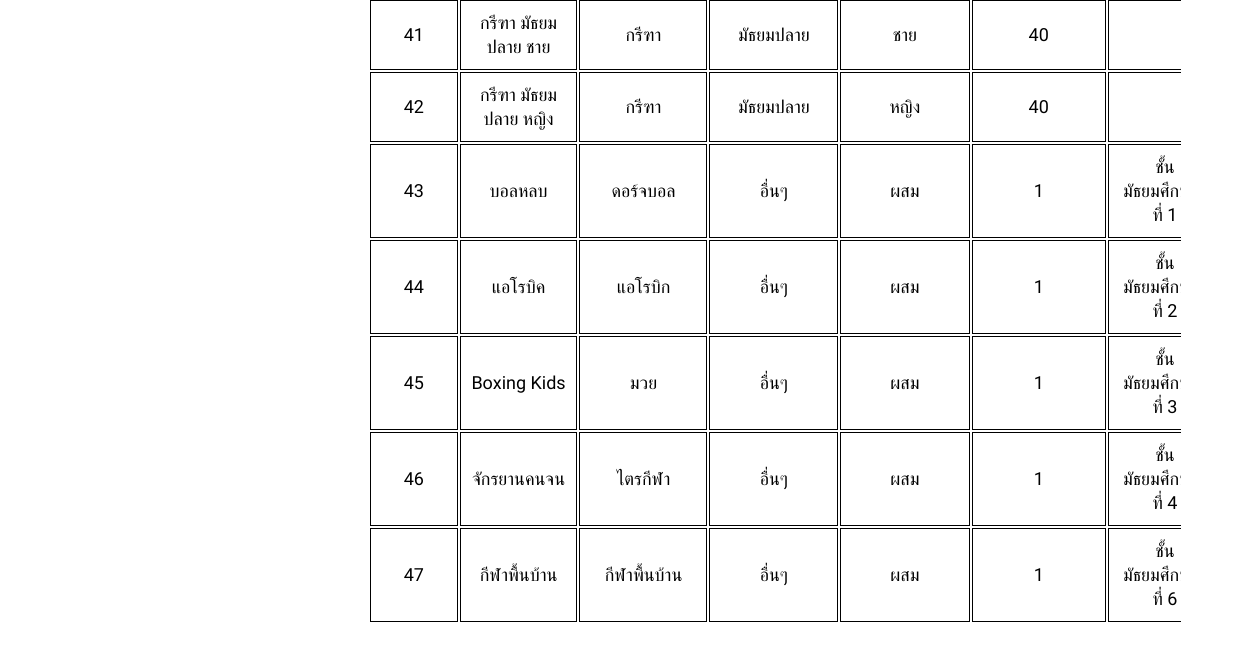
/admin_system.php?page=sport&sub_page=view (signed in, lower part), run on an earlier commit of the app's database.
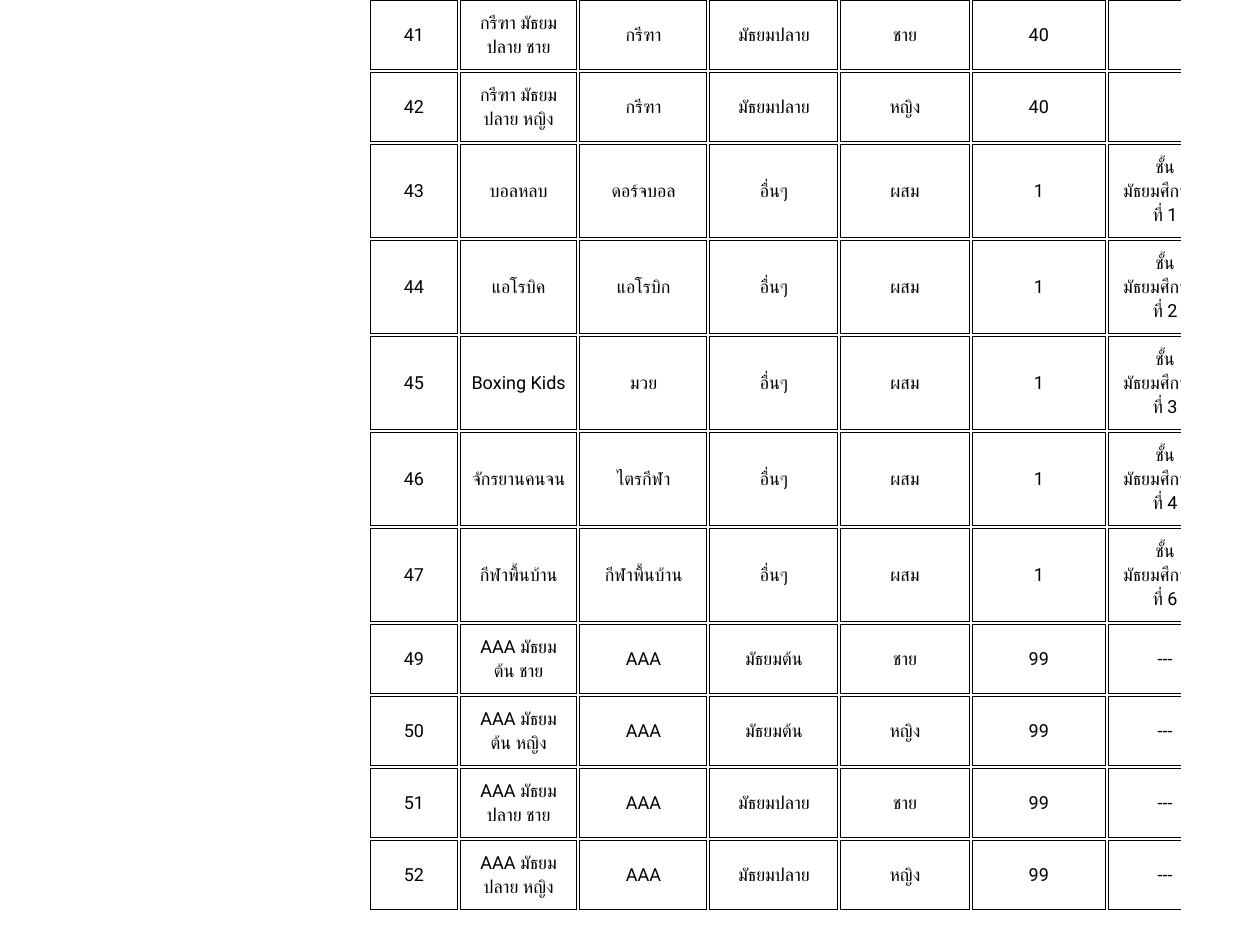
And on a later commit of the database.
### tables this page shows
CREATE TABLE `sports` (
  `sport_id` int(11) NOT NULL,
  `sport_name` varchar(32) NOT NULL,
  `sport_type` varchar(64) NOT NULL,
  `sport_degree` varchar(16) NOT NULL,
  `sport_gender` varchar(8) NOT NULL,
  `sport_amount` int(2) NOT NULL,
  `sport_note` varchar(256) NOT NULL
);

### admin/view/view_sport.php (the view, shortened to what this page needs)
<body>
	<div class="table_container">
	<table>
		<?php
			$sql_find_sports = "SELECT * FROM `sports`";
			$result_find_sports = mysqli_query($conn, $sql_find_sports);
			if (mysqli_num_rows($result_find_sports) > 0) {
				while ($row_find_sports = mysqli_fetch_assoc($result_find_sports)) {
					echo "<tr>
							<td>".$row_find_sports['sport_id']."</td>
							<td>".$row_find_sports['sport_name']."</td>
							<td>".$row_find_sports['sport_type']."</td>
							<td>".$row_find_sports['sport_degree']."</td>
							<td>".$row_find_sports['sport_gender']."</td>
							<td>".$row_find_sports['sport_amount']."</td>
							<td>".$row_find_sports['sport_note']."</td>
							<td class=edit><a href=\"admin_system.php?page=sport&sub_page=edit&sport_id=".$row_find_sports['sport_id']."\">edit</a></td>
							<td class=del><a href=\"admin_system.php?page=sport&sub_page=delete&sport_id=".$row_find_sports['sport_id']."\">del</a></td>
						</tr>";
				}
			}else{
				echo "no sport found...";
			}
		 ?>
	</table>
</div>
</body>

### admin_system.php (shortened to what this page needs)
<!DOCTYPE html>
<html lang="th">
<head>
    <link rel="stylesheet"  href="element/styles_admin_old.css">
    <link href='https://unpkg.com/boxicons@2.0.9/css/boxicons.min.css' rel='stylesheet'>
    <link rel="stylesheet" href="https://cdnjs.cloudflare.com/ajax/libs/font-awesome/6.6.0/css/all.min.css" />
</head>
<body>
  <main>
    <div class="container">
      <?php
        switch ($_GET['page']) {
          case 'sport':
            include 'admin/sport.php';
            break;
        }
      ?>
</body>
</html>

### admin/sport.php (shortened to what this page needs)
<link rel="stylesheet"  href="element/styles_admin_sport.css">
<body>
	<?php
	switch ($_GET['sub_page']) {
		case 'view':
			include 'admin/view/view_sport.php';
			break;
	}
 ?>
</body>
</html>

### element/styles_admin_old.css (style rules this page uses)
* { margin: 0; padding: 0; box-sizing: border-box; text-decoration: none; list-style: none; font-family: "Mitr", sans-serif; }
:root { --base-clr: #11121a; --line-clr: #42434a; --hover-clr: #222533; --text-clr: #e6e6ef; --accent-clr: #5e63ff; --secondary-text-clr: #b0b3c1; }
body { min-height: 100vh; min-height: 100dvh; color: #444444; display: grid; grid-template-columns: auto 1fr ; line-height: 1.5rem; height: -webkit-fill-available; }
main { padding: min(30px, 10%); }

### element/styles_admin_sport.css (style rules this page uses)
* { margin: 0; padding: 0; box-sizing: border-box; text-decoration: none; list-style: none; font-family: "Mitr", sans-serif; }
.table_container { overflow-x: auto; -webkit-overflow-scrolling: touch; }
tr { background-color: skyblue; color: black; font-size: 18px; cursor: pointer; }

What changed in the data, as far as the page shows it:
added sports: sport_id "49", sport_name "AAA มัธยมต้น ชาย", sport_type "AAA", sport_degree "มัธยมต้น", sport_gender "ชาย", sport_amount "99", sport_note "---"
added sports: sport_id "50", sport_name "AAA มัธยมต้น หญิง", sport_type "AAA", sport_degree "มัธยมต้น", sport_gender "หญิง", sport_amount "99", sport_note "---"
added sports: sport_id "51", sport_name "AAA มัธยมปลาย ชาย", sport_type "AAA", sport_degree "มัธยมปลาย", sport_gender "ชาย", sport_amount "99", sport_note "---"
added sports: sport_id "52", sport_name "AAA มัธยมปลาย หญิง", sport_type "AAA", sport_degree "มัธยมปลาย", sport_gender "หญิง", sport_amount "99", sport_note "---"
